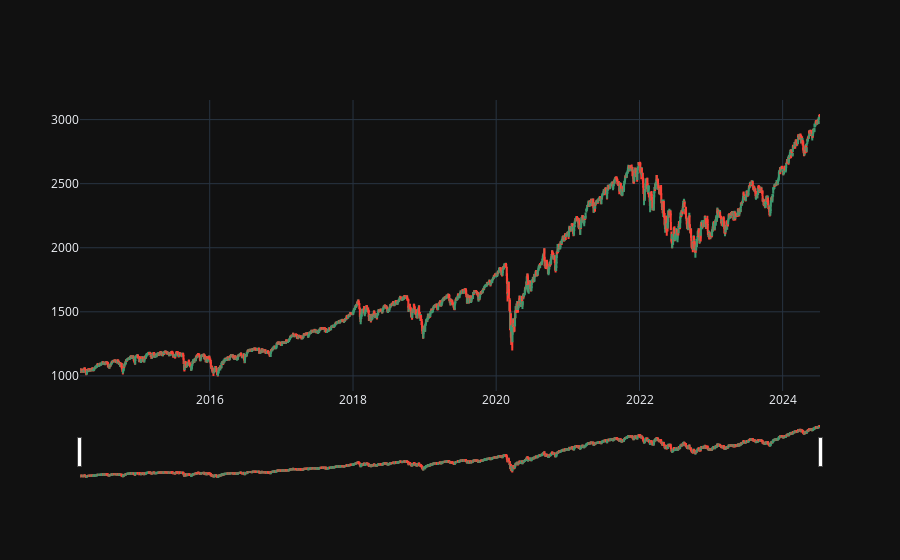

This figure's notebook cell:
### Code cell
from app.helper.importer import go

fig = go.Figure()
t = data
fig.add_trace(
    go.Candlestick(x=t.index, open=t['Open'], close=t['Close'], high=t['High'], low=t['Low']))
fig.show()

### Figure 1 — Plotly figure (JSON) as saved in the notebook; plotly's stock layout.template omitted (floating-point values rounded to 4 significant figures; data arrays with more than 128 entries replaced by an {"elided": "..."} marker saying what was removed)
{"data": [{"close": {"elided": "2599 float values"}, "high": {"elided": "2599 float values"}, "low": {"elided": "2599 float values"}, "open": {"elided": "2599 float values"}, "x": {"elided": "2599 str values"}, "type": "candlestick"}], "layout": {}}
